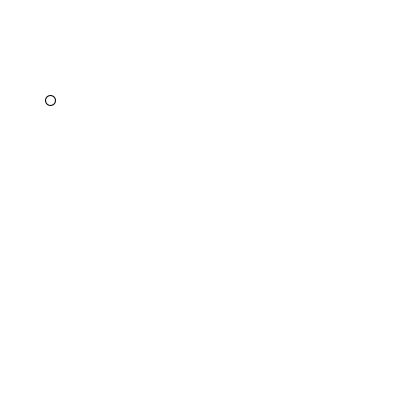
Frame 1 (no input)
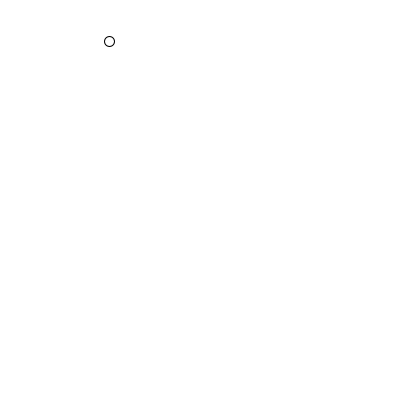
Frame 60 (the mouse pressed at the canvas centre just before this capture)
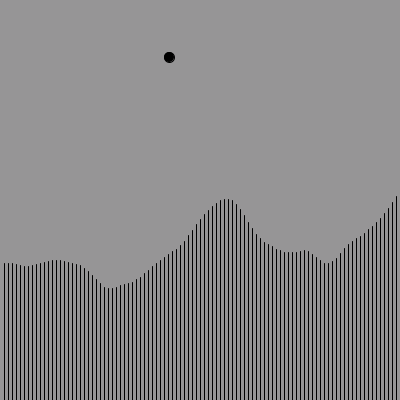
Frame 120 (the mouse held since frame 60 and released just before this capture)

The Processing sketch that drew these frames (run headless with seeded random() and noise(); from frame 60 on, the mouse is pressed at the canvas centre):

// Processing sketch: processing_137557
// ── processing_137557.pde

//Diego Rodriguez, week 5, CC spring 2014, Rory S. 


int line_x;
int n = 100;
float line_y = 0.05;
float noiseY;
 
//ball
int ball_x = 50;
int ball_y = 100;
int ball_x_direction = 1;
int ball_y_direction = -1;
float easing = 0.05;

 
 
 
void setup() {
  size(400, 400);
}
 
void draw() {
  color white = color(255);
    color pitchBlack = color(44,43,44,200);
     
    float amt = map( mouseX, 0,width, 0,1 );
    color c = lerpColor( white, pitchBlack, amt );
    
    background(c);
    

  ellipse( ball_x, ball_y, 10, 10);
  ball_x = ball_x + ball_x_direction;
  ball_y = ball_y + ball_y_direction;
 
 
  if ( ball_y <= 0 ) {
    ball_y_direction = 3;
  }
  else if ( ball_y >= 400 ) {
    ball_y_direction = -9;
  }
 
  if ( ball_x <= 0 ) {
    ball_x_direction = 9;
  }
  else if ( ball_x >= 400 ) {
    ball_x_direction = -5;
  }
 
  if ( ball_x >= 400 ) {
    
    background(255,0,0);
    ellipse(200, 200, 350, 350);
  }
  else if ( ball_x <= 0 ) {
    
    background(255,0,0);
    ellipse(200, 200, 350, 350);
  }
  if ( ball_y >= 400 ) {
    
    background(0,255,0);
    triangle(20, 380, 200, 20, 380, 380);
  }
  else if ( ball_y <= 0 ) {
    
    background(0,0,255);
    fill(255, 10);
    triangle(20, 20, 200, 380, 380, 20);
  }
 
  if ( mousePressed || millis() > 2000 && millis () < 4000) {
    fill(0);
    for (int i = 1; i < n; i++) {
      line_y += 0.02;//increment every time it runs by .02
      line_x = i* (width/n);//starts at 1 through 99, multiplied by width of window/#of bars = distribute evenly acroos window
      noiseY = noise(line_y) * height;
      line(line_x, height, line_x, noiseY);
    }
  }
  else  if (keyPressed) {
    fill(255);
    for (int i = 1; i < n; i++) {
      line_y += 0.02;//increment every time it runs by .02
      line_x = i* (width/n);//starts at 1 through 99, multiplied by width of window/#of bars = distribute evenly acroos window
      noiseY = noise(line_y) * height;
      line(line_x, height, line_x, noiseY);
    }
  }
  
}
